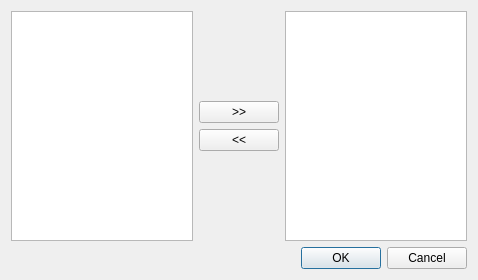
<?xml version="1.0" encoding="UTF-8"?>
<ui version="4.0">
 <class>Dialog</class>
 <widget class="QDialog" name="Dialog">
  <property name="geometry">
   <rect>
    <x>0</x>
    <y>0</y>
    <width>478</width>
    <height>280</height>
   </rect>
  </property>
  <property name="windowTitle">
   <string>Dialog</string>
  </property>
  <layout class="QVBoxLayout" name="verticalLayout">
   <item>
    <layout class="QHBoxLayout" name="horizontalLayout">
     <item>
      <widget class="QListView" name="listView"/>
     </item>
     <item>
      <layout class="QVBoxLayout" name="verticalLayout_2">
       <item>
        <spacer name="verticalSpacer">
         <property name="orientation">
          <enum>Qt::Vertical</enum>
         </property>
         <property name="sizeHint" stdset="0">
          <size>
           <width>20</width>
           <height>40</height>
          </size>
         </property>
        </spacer>
       </item>
       <item>
        <widget class="QPushButton" name="pushButton_2">
         <property name="text">
          <string>&gt;&gt;</string>
         </property>
        </widget>
       </item>
       <item>
        <widget class="QPushButton" name="pushButton">
         <property name="text">
          <string>&lt;&lt;</string>
         </property>
        </widget>
       </item>
       <item>
        <spacer name="verticalSpacer_2">
         <property name="orientation">
          <enum>Qt::Vertical</enum>
         </property>
         <property name="sizeHint" stdset="0">
          <size>
           <width>20</width>
           <height>40</height>
          </size>
         </property>
        </spacer>
       </item>
      </layout>
     </item>
     <item>
      <widget class="QListView" name="listView_2"/>
     </item>
    </layout>
   </item>
   <item>
    <widget class="QDialogButtonBox" name="buttonBox">
     <property name="orientation">
      <enum>Qt::Horizontal</enum>
     </property>
     <property name="standardButtons">
      <set>QDialogButtonBox::Cancel|QDialogButtonBox::Ok</set>
     </property>
    </widget>
   </item>
  </layout>
 </widget>
 <resources/>
 <connections>
  <connection>
   <sender>buttonBox</sender>
   <signal>accepted()</signal>
   <receiver>Dialog</receiver>
   <slot>accept()</slot>
   <hints>
    <hint type="sourcelabel">
     <x>248</x>
     <y>254</y>
    </hint>
    <hint type="destinationlabel">
     <x>157</x>
     <y>274</y>
    </hint>
   </hints>
  </connection>
  <connection>
   <sender>buttonBox</sender>
   <signal>rejected()</signal>
   <receiver>Dialog</receiver>
   <slot>reject()</slot>
   <hints>
    <hint type="sourcelabel">
     <x>316</x>
     <y>260</y>
    </hint>
    <hint type="destinationlabel">
     <x>286</x>
     <y>274</y>
    </hint>
   </hints>
  </connection>
 </connections>
</ui>
